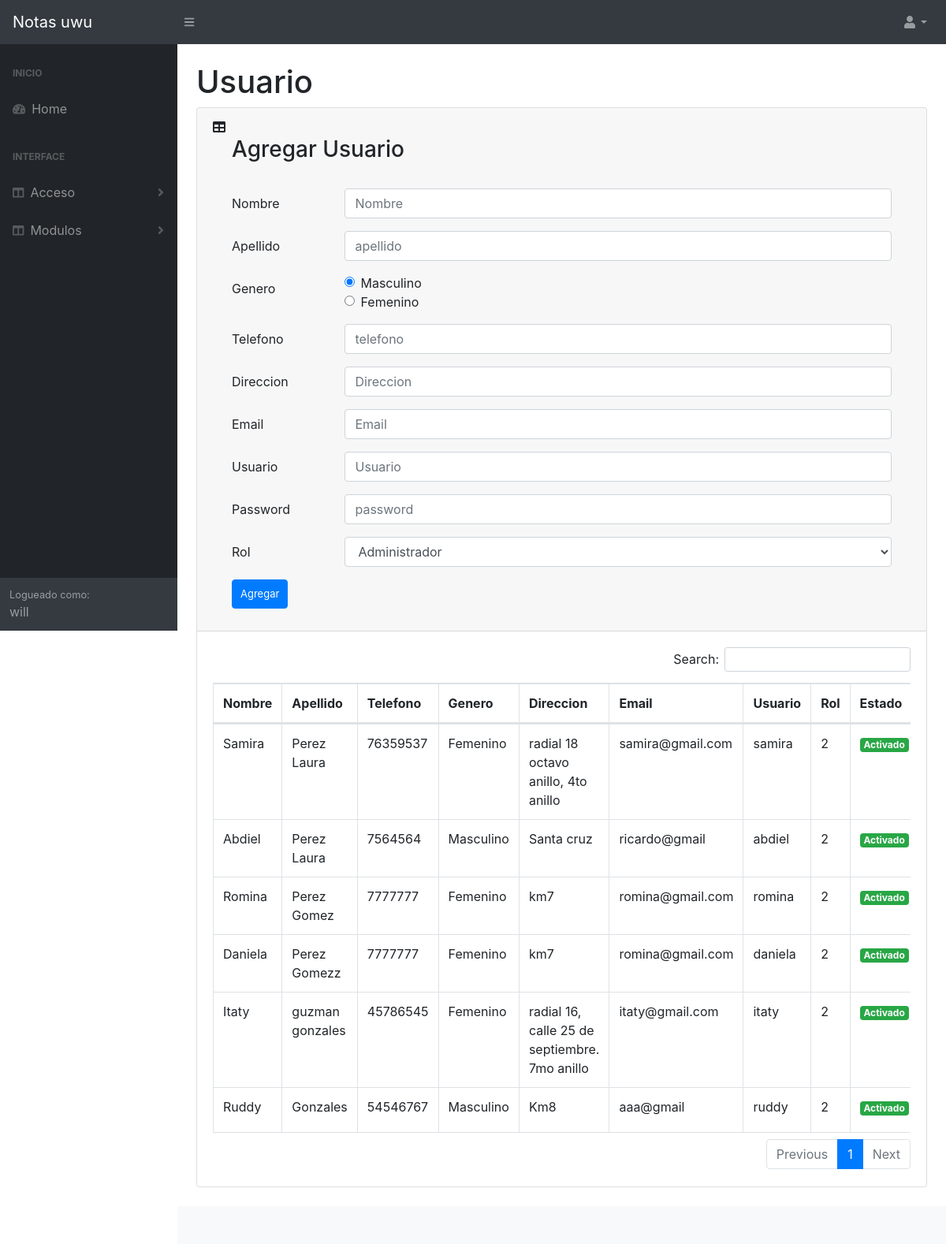
The app's page /Presentacion/PUsuario.php (signed in) with its own data.
### tables this page shows
CREATE TABLE `rol` (
  `id` int(11) NOT NULL,
  `nombre` varchar(50) DEFAULT NULL,
  `descripcion` text DEFAULT NULL
);

CREATE TABLE `persona` (
  `id` int(11) NOT NULL,
  `nombre` varchar(255) DEFAULT NULL,
  `apellido` varchar(255) DEFAULT NULL,
  `genero` varchar(10) DEFAULT NULL,
  `telefono` int(11) DEFAULT NULL,
  `direccion` text DEFAULT NULL,
  `email` varchar(255) DEFAULT NULL
);

CREATE TABLE `usuario` (
  `id` int(11) NOT NULL,
  `usuario` varchar(50) DEFAULT NULL,
  `password` varchar(255) DEFAULT NULL,
  `idrol` int(11) DEFAULT NULL,
  `estado` tinyint(1) DEFAULT 1
);

### Presentacion/PUsuario.php (the view, shortened to what the rows shown need)
<?php
include_once "../negocio/NUsuario.php";
include_once "../negocio/NRol.php";
$nUsuario = new NUsuario();
$nRol = new NRol();
function listarRoles()
{
    global $nRol;
    return $nRol->listar();
}
function listar()
{
    global $nUsuario;
    return $nUsuario->listar();
}
?>
<!DOCTYPE html>
<html lang="en">
<head>
    <link href="assets/css/styles.css" rel="stylesheet" type="text/css">
    <link href="https://cdn.datatables.net/1.10.20/css/dataTables.bootstrap4.min.css" rel="stylesheet" />
</head>
<body class="sb-nav-fixed">
    <div id="layoutSidenav">
        <div id="layoutSidenav_content">
            <main>
                <div class="container-fluid">
                    <h1 class="mt-4">Usuario</h1>
                    <div class="card mb-4">
                        <div class="card-header">
                            <div class="container ">
                                <br>
                                <form method="POST" enctype="multipart/form-data">
                                        <div class=" form-group row">
                                                            <div class="col-sm-10">
                                                                <select name="idrol" class="form-control" id="idrol">
                                                                    <?php
                                                                    $res = listarRoles();
                                                                    $html = '';
                                                                    while ($reg = $res->fetch_object()) {
                                                                        $html = $html . ' <option value="' . $reg->id . '"';
                                                                        $html = $html . ' >' . $reg->nombre . '</option>';
                                                                    }
                                                                    echo $html;
                                                                    ?>
                                                                </select>
                                                            </div>
                                                        </div>
                                </form>
                            </div>
                        </div>
                        <div class=" card-body">
                            <div class="table-responsive">
                                <table class="table table-bordered" id="dataTable" width="100%" cellspacing="0">
                                    <thead>
                                        <tr>
                                            <th>Nombre</th>
                                            <th>Apellido</th>
                                            <th>Telefono</th>
                                            <th>Genero</th>
                                            <th>Direccion</th>
                                            <th>Email</th>
                                            <th>Usuario</th>
                                            <th>Rol</th>
                                            <th>Estado</th>
                                        </tr>
                                    </thead>
                                    <tbody>
                                        <?php
                                        $res = listar();
                                        $html = '';
                                        while ($reg = $res->fetch_object()) {
                                            $html = $html . '
                                            <tr >
                                               <td>' . $reg->nombre . '</td>
                                              <td>' . $reg->apellido . '</td>
                                               <td>' . $reg->telefono . '</td>
                                              <td>' . $reg->genero . '</td>
                                              <td>' . $reg->direccion . '</td>
                                              <td>' . $reg->email . '</td>
                                              <td>' . $reg->usuario . '</td>
                                               <td>' . $reg->idrol . '</td>
                                              <td>';
                                            if ($reg->estado == 1) {
                                                $html = $html . '<span class="badge badge-success">Activado</span>';
                                            } else {
                                                $html = $html . '<span class="badge badge-danger">Desactivado</span>';
                                            }
                                            $html = $html . '</td>
                                               <td class="row">
                                               <form  method="POST">
                                                   <input type="hidden" name="id" value="' . $reg->id . '">
                                                    <input type="hidden" name="nombre" value="' . $reg->nombre . '">
                                                    <input type="hidden" name="apellido" value="' . $reg->apellido . '">
                                                      <input type="hidden" name="telefono" value="' . $reg->telefono . '">
                                                    <input type="hidden" name="genero" value="' . $reg->genero . '">
                                                    <input type="hidden" name="idrol" value="' . $reg->idrol . '">
                                                    <input type="hidden" name="direccion" value="' . $reg->direccion . '">
                                                    <input type="hidden" name="email" value="' . $reg->email . '">
                                                    <input type="hidden" name="usuario" value="' . $reg->usuario . '">
                                                    <input type="hidden" name="password" value="' . $reg->password . '">
                                                    <button type="submit" value="cargar" name="cargar"  class="btn btn-info" role="button"><i class="fa fa-edit" aria-hidden="true"></i></button>
                                                 ';
                                            if ($reg->estado == 1) {
                                                $html = $html . '  <button type="submit" value="deshabilitar" name="deshabilitar"  class="btn btn-danger" role="button"><i class="fa fa-minus" aria-hidden="true"></i></button>';
                                            } else {
                                                $html = $html . '  <button type="submit" value="habilitar" name="habilitar"  class="btn btn-success" role="button"><i class="fa fa-check" aria-hidden="true"></i></button>';
                                            }
                                            $html = $html . '
                                                     </form>
                                                  </tr>';
                                        }
                                        echo $html;
                                        ?>
                                    </tbody>
                                </table>
                            </div>
                        </div>
                    </div>
                </div>
            </main>
        </div>
    </div>
</body>
</html>

### records on screen
rol: idrol "Administrador"
persona: nombre "Samira", apellido "Perez Laura", telefono "76359537", genero "Femenino", direccion "radial 18 octavo anillo, 4to anillo", email "samira@gmail.com"
usuario: usuario "samira", idrol "2"
persona: nombre "Abdiel", apellido "Perez Laura", telefono "7564564", genero "Masculino", direccion "Santa cruz", email "ricardo@gmail"
usuario: usuario "abdiel", idrol "2"
persona: nombre "Romina", apellido "Perez Gomez", telefono "7777777", genero "Femenino", direccion "km7", email "romina@gmail.com"
usuario: usuario "romina", idrol "2"
persona: nombre "Daniela", apellido "Perez Gomezz", telefono "7777777", genero "Femenino", direccion "km7", email "romina@gmail.com"
usuario: usuario "daniela", idrol "2"
persona: nombre "Itaty", apellido "guzman gonzales", telefono "45786545", genero "Femenino", direccion "radial 16, calle 25 de septiembre. 7mo anillo", email "itaty@gmail.com"
usuario: usuario "itaty", idrol "2"
persona: nombre "Ruddy", apellido "Gonzales", telefono "54546767", genero "Masculino", direccion "Km8", email "aaa@gmail"
usuario: usuario "ruddy", idrol "2"

### other values on screen
$_SESSION["nombre_usuario"] "will"
